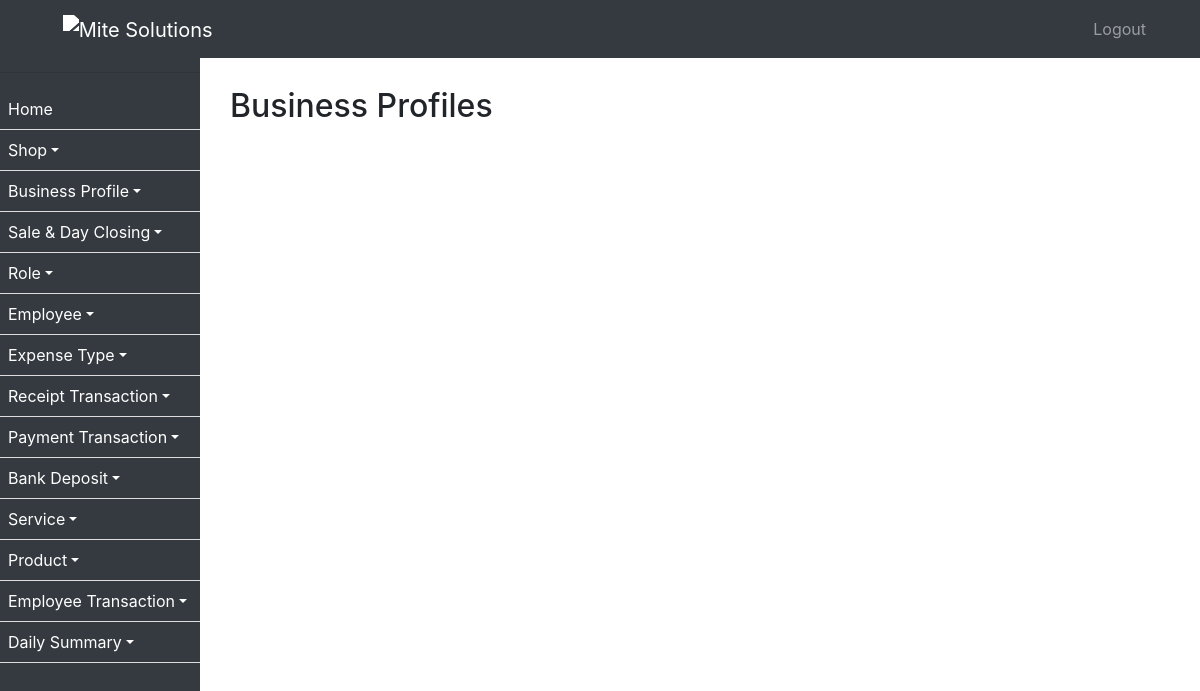
Before: /business/ with the older database file.
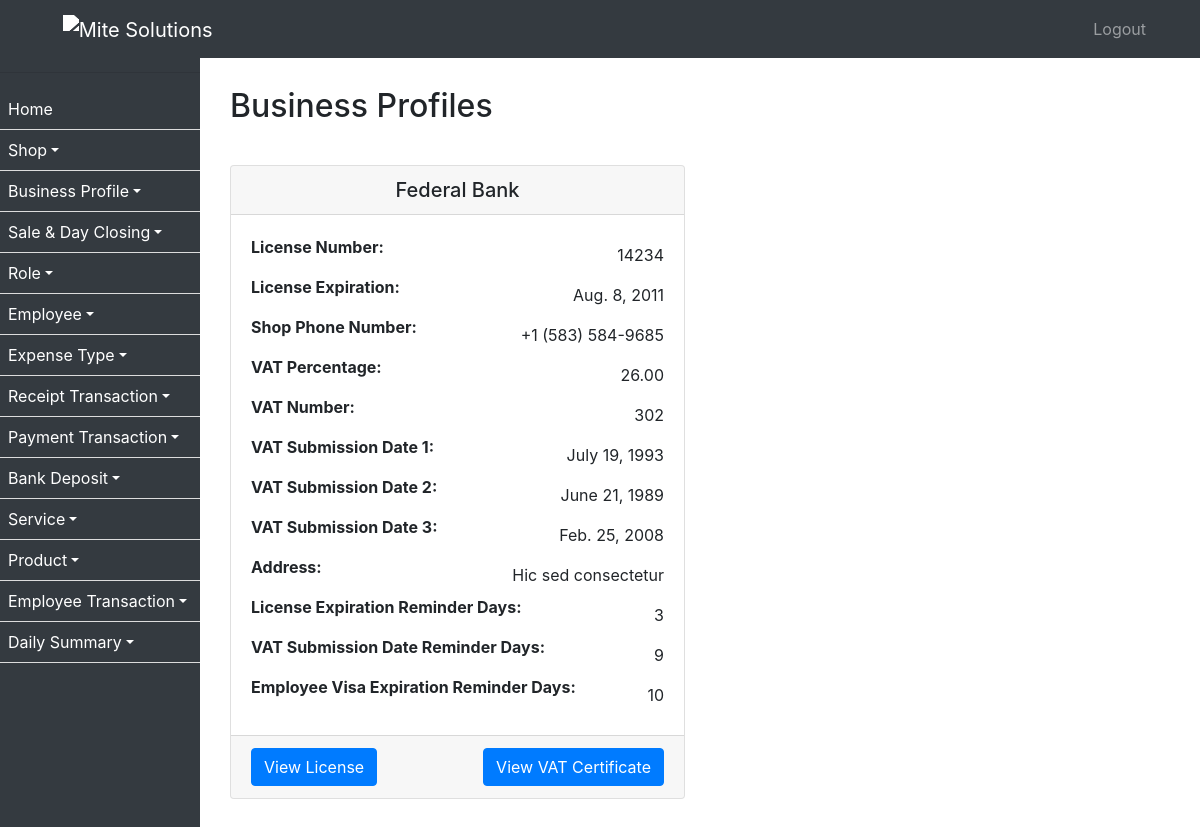
After: the same page with the newer database file.
### ezshopapp/models.py (models this page shows, shortened)
class BusinessProfile(models.Model):
    shop = models.ForeignKey(Shop, on_delete=models.CASCADE, null=False, related_name='shop')
    license_number = models.CharField(max_length=255)
    license_expiration = models.DateField(null=True)
    license_upload = models.FileField(upload_to='licenses')
    shop_phone_number = models.CharField(max_length=25)
    vat_percentage = models.DecimalField(max_digits=5, decimal_places=2)
    vat_number = models.CharField(max_length=255)
    vat_submission_date_1 = models.DateField(null=True)
    vat_submission_date_2 = models.DateField(null=True)
    vat_submission_date_3 = models.DateField(null=True)
    vat_certificate_upload = models.FileField(upload_to='vat_certificates')
    address = models.TextField()
    license_expiration_reminder_days = models.PositiveIntegerField(verbose_name='License Expiration Reminder (days)')
    vat_submission_date_reminder_days = models.PositiveIntegerField(verbose_name='VAT Submission Date Reminder (days)')
    employee_visa_expiration_reminder_days = models.PositiveIntegerField(verbose_name='Employee Visa Expiration Reminder (days)')
    created_on = models.DateTimeField(auto_now_add=True, null=True)

class Shop(models.Model):
    name = models.CharField(max_length=255)
    license_number = models.CharField(max_length=50, unique=True)
    num_users = models.PositiveIntegerField(verbose_name='Number of Users')
    vat_remainder = models.BooleanField(default=False, verbose_name='VAT Reminder')
    employee_transaction_window = models.BooleanField(default=False)
    license_expiration_reminder = models.BooleanField(default=False, verbose_name='License Expiration Reminder')
    employee_visa_expiration_reminder = models.BooleanField(default=False, verbose_name='Employee Visa Expiration Reminder')
    employee_passport_expiration_reminder = models.BooleanField(default=False, verbose_name='Employee Passport Expiration Reminder')
    created_on = models.DateTimeField(auto_now_add=True, null=True)
    def __str__(self):
        return self.name

### ezshopapp/views.py (the view)
# urls.py: path('business/', business_profile_list, name='business_profile_list'),
def business_profile_list(request):
    profiles = BusinessProfile.objects.all()
    return render(request, 'business_profile_list.html', {'profiles': profiles})

### ezshopapp/templates/business_profile_list.html (shortened to what this page needs)
{% extends 'base.html' %}
{% block content %}
<div class="container">
  <h2 class="mb-3 mt-3">Business Profiles</h2>
  <div class="row">
    {% for profile in profiles %}
    <div class="col-md-6 mb-4 mt-4">
      <div class="card">
        <div class="card-header"><h5 class="card-title text-center mb-0">{{ profile.shop }}</h5></div>
        <div class="card-body">
          <div class="d-flex justify-content-between align-items-center">
            <p class="card-text"><strong>License Number:</strong></p>
            <p class="card-text">{{ profile.license_number }}</p>
          </div>
          <div class="d-flex justify-content-between align-items-center">
            <p class="card-text"><strong>License Expiration:</strong></p>
            <p class="card-text">{{ profile.license_expiration }}</p>
          </div>
          <div class="d-flex justify-content-between align-items-center">
            <p class="card-text"><strong>Shop Phone Number:</strong></p>
            <p class="card-text">{{ profile.shop_phone_number }}</p>
          </div>
          <div class="d-flex justify-content-between align-items-center">
            <p class="card-text"><strong>VAT Percentage:</strong></p>
            <p class="card-text">{{ profile.vat_percentage }}</p>
          </div>
          <div class="d-flex justify-content-between align-items-center">
            <p class="card-text"><strong>VAT Number:</strong></p>
            <p class="card-text">{{ profile.vat_number }}</p>
          </div>
          <div class="d-flex justify-content-between align-items-center">
            <p class="card-text"><strong>VAT Submission Date 1:</strong></p>
            <p class="card-text">{{ profile.vat_submission_date_1 }}</p>
          </div>
          <div class="d-flex justify-content-between align-items-center">
            <p class="card-text"><strong>VAT Submission Date 2:</strong></p>
            <p class="card-text">{{ profile.vat_submission_date_2 }}</p>
          </div>
          <div class="d-flex justify-content-between align-items-center">
            <p class="card-text"><strong>VAT Submission Date 3:</strong></p>
            <p class="card-text">{{ profile.vat_submission_date_3 }}</p>
          </div>
          <div class="d-flex justify-content-between align-items-center">
            <p class="card-text"><strong>Address:</strong></p>
            <p class="card-text">{{ profile.address }}</p>
          </div>
          <div class="d-flex justify-content-between align-items-center">
            <p class="card-text"><strong>License Expiration Reminder Days:</strong></p>
            <p class="card-text">{{ profile.license_expiration_reminder_days }}</p>
          </div>
          <div class="d-flex justify-content-between align-items-center">
            <p class="card-text"><strong>VAT Submission Date Reminder Days:</strong></p>
            <p class="card-text">{{ profile.vat_submission_date_reminder_days }}</p>
          </div>
          <div class="d-flex justify-content-between align-items-center">
            <p class="card-text"><strong>Employee Visa Expiration Reminder Days:</strong></p>
            <p class="card-text">{{ profile.employee_visa_expiration_reminder_days }}</p>
          </div>
        </div>
        <div class="card-footer d-flex justify-content-between align-items-center">
          <button type="button" class="btn btn-primary" data-toggle="modal" data-target="#licenseModal{{ profile.id }}">
            View License
          </button>
          <button type="button" class="btn btn-primary" data-toggle="modal" data-target="#vatCertificateModal{{ profile.id }}">
            View VAT Certificate
          </button>
        </div>
      </div>
    </div>
    {% endfor %}
  </div>
</div>
{% endblock %}

### ezshopapp/templates/base.html (shortened to what this page needs)
{% load static %}
<!DOCTYPE html>
<html lang="en">
<head>
    <link rel="stylesheet" href="https://stackpath.bootstrapcdn.com/bootstrap/4.3.1/css/bootstrap.min.css">
    <link rel="stylesheet" type="text/css" href="https://cdn.datatables.net/1.11.5/css/jquery.dataTables.css">
    <link rel="stylesheet" href="https://use.fontawesome.com/releases/v5.8.2/css/all.css">
    <link rel="stylesheet" href="https://cdn.datatables.net/1.10.24/css/dataTables.bootstrap4.min.css"/>
</head>
<body>
<nav class="navbar navbar-expand-lg navbar-dark bg-dark fixed-top">
    <a class="navbar-brand text-left" href="/home/">
         <img src="https://mitesolutions.com/images/logo.png" class="logo" alt="Mite Solutions" width="5%">
    </a>
    <div class="collapse navbar-collapse" id="navbarNav">
        {% include 'sidebar_mobile.html' %}
    </div>
</nav>
<div id="sidebar">
    <hr/>
    {% include 'sidebar.html' %}
</div>
<div id="content">
    {% block content %}{% endblock %}
</div>
</body>
</html>

### ezshopapp/templates/sidebar_mobile.html (shortened to what this page needs)
<ul class="navbar-nav ml-auto pl-3">
    <li class="nav-item">
        <a class="nav-link" href="{% url 'logout' %}">Logout</a>
    </li>
</ul>

### ezshopapp/templates/sidebar.html (shortened to what this page needs)
<ul>
    <li><a href="/home/">Home</a></li>
    <li class="dropdown">
        <a href="#" class="dropdown-toggle" id="shopDropdown" role="button" data-toggle="dropdown" aria-haspopup="true" aria-expanded="false">Shop</a>
    </li>
    <li class="dropdown">
        <a href="#" class="dropdown-toggle" id="businessProfileDropdown" role="button" data-toggle="dropdown" aria-haspopup="true" aria-expanded="false">Business Profile</a>
    </li>
    <li class="dropdown">
        <a href="#" class="dropdown-toggle" id="saleDropdown" role="button" data-toggle="dropdown" aria-haspopup="true" aria-expanded="false">Sale & Day Closing</a>
    </li>
    <li class="dropdown">
        <a href="#" class="dropdown-toggle" id="roleDropdown" role="button" data-toggle="dropdown" aria-haspopup="true" aria-expanded="false">Role</a>
    </li>
    <li class="dropdown">
        <a href="#" class="dropdown-toggle" id="employeeDropdown" role="button" data-toggle="dropdown" aria-haspopup="true" aria-expanded="false">Employee</a>
    </li>
    <li class="dropdown">
        <a href="#" class="dropdown-toggle" id="expenseTypeDropdown" role="button" data-toggle="dropdown" aria-haspopup="true" aria-expanded="false">Expense Type</a>
    </li>
    <li class="dropdown">
        <a href="#" class="dropdown-toggle" id="receiptTransactionDropdown" role="button" data-toggle="dropdown" aria-haspopup="true" aria-expanded="false">Receipt Transaction</a>
    </li>
    <li class="dropdown">
        <a href="#" class="dropdown-toggle" id="paymentTransactionDropdown" role="button" data-toggle="dropdown" aria-haspopup="true" aria-expanded="false">Payment Transaction</a>
    </li>
    <li class="dropdown">
        <a href="#" class="dropdown-toggle" id="bankDepositDropdown" role="button" data-toggle="dropdown" aria-haspopup="true" aria-expanded="false">Bank Deposit</a>
    </li>
    <li class="dropdown">
        <a href="#" class="dropdown-toggle" id="serviceDropdown" role="button" data-toggle="dropdown" aria-haspopup="true" aria-expanded="false">Service</a>
    </li>
    <li class="dropdown">
        <a href="#" class="dropdown-toggle" id="productDropdown" role="button" data-toggle="dropdown" aria-haspopup="true" aria-expanded="false">Product</a>
    </li>
    <li class="dropdown">
        <a href="#" class="dropdown-toggle" id="employeeTransactionDropdown" role="button" data-toggle="dropdown" aria-haspopup="true" aria-expanded="false">Employee Transaction</a>
    </li>
    <li class="dropdown">
        <a href="#" class="dropdown-toggle" id="dailySummaryDropdown" role="button" data-toggle="dropdown" aria-haspopup="true" aria-expanded="false">Daily Summary</a>
    </li>
</ul>

### ezshopapp/templates/base.html (style rules this page uses)
body { padding-top: 56px; }
#sidebar { height: 100%; width: 200px; position: fixed; top: 0; left: 0; background-color: #343a40; padding-top: 56px; }
#content { margin-left: 200px; padding: 15px; }
#sidebar ul { list-style: none; padding: 0; }
#sidebar ul li { padding: 8px; border-bottom: 1px solid #ddd; }
#sidebar ul li a { text-decoration: none; color: #fff; }
.navbar-brand { margin-left: 4%; }
.logo { filter: brightness(0) invert(1); margin:0px; }
.navbar-nav.ml-auto { margin-right: 15px; }

Changed rows visible on the page:
added BusinessProfile: shop "Federal Bank", license_number "14234", license_expiration "Aug. 8, 2011", shop_phone_number "+1 (583) 584-9685", vat_percentage "26.00", vat_number "302", vat_submission_date_1 "July 19, 1993", vat_submission_date_2 "June 21, 1989", vat_submission_date_3 "Feb. 25, 2008", address "Hic sed consectetur", license_expiration_reminder_days "3", vat_submission_date_reminder_days "9", employee_visa_expiration_reminder_days "10"
